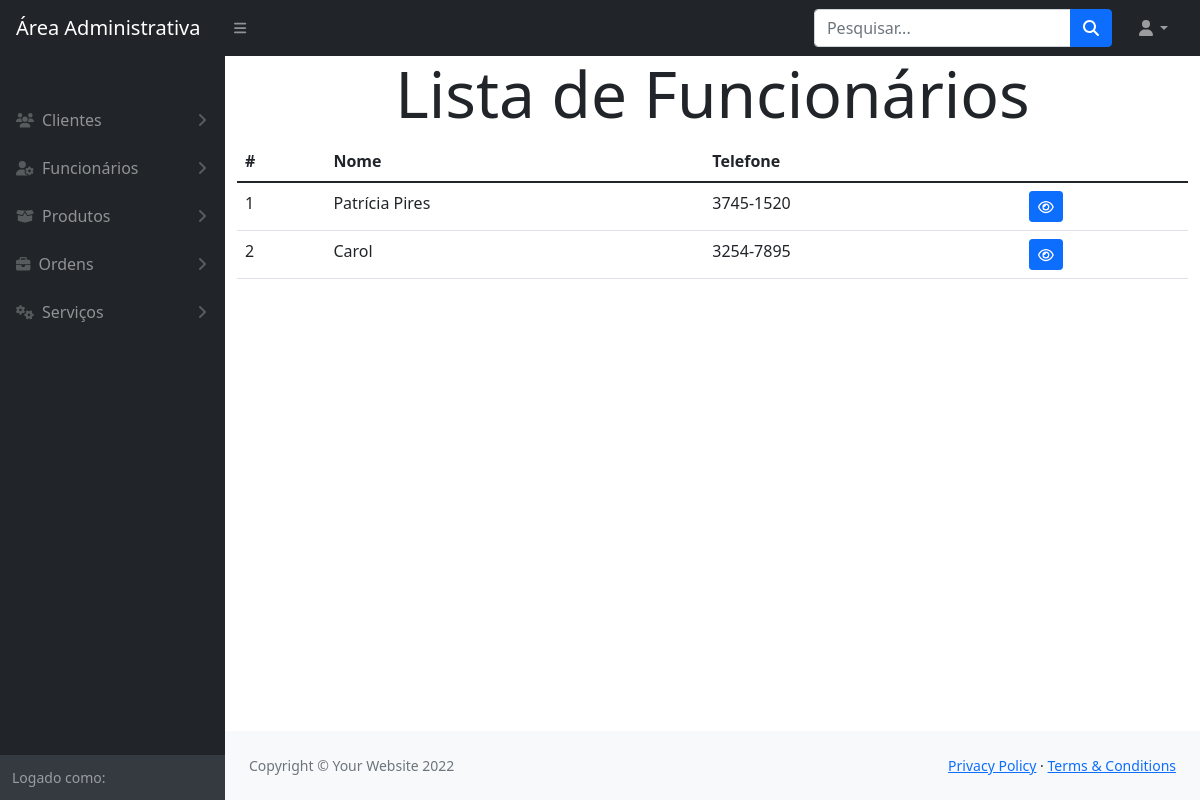
/modulos/funcionarios/index.php, run on the app's committed database.
### tables this page shows
CREATE TABLE `funcionario` (
  `IDFUN` int(11) NOT NULL,
  `nomeFUN` varchar(105) NOT NULL,
  `emailFUN` varchar(105) NOT NULL,
  `cnpjFUN` varchar(25) NOT NULL,
  `telFUN` varchar(20) NOT NULL
);

### funcoes/conexao.php (called while the page is built, shortened)
<?php
    function retornaDados($sql)
    {
        $pdo = $GLOBALS['conexaoBanco'];
        $resultado = $pdo->query($sql);
        return $resultado->fetchAll();
    }
?>

### modulos/funcionarios/index.php (the view, shortened to what this page needs)
<?php
    $sql = "SELECT * FROM funcionario";
    $funcionarios = retornaDados($sql);
?>
<!DOCTYPE html>
<html lang="en">
    <?php include_once path('template/head.php') ?>
    <body class="sb-nav-fixed">
        <?php include_once path('template/navbar.php') ?>
        <div id="layoutSidenav">
            <?php include_once path('template/sidebar.php') ?>
            <div id="layoutSidenav_content">
                <main class="container">
                    <h1 class="text-center display-3">Lista de Funcionários</h1>
                    <table class="table">
                        <thead>
                            <tr>
                                <th>#</th>
                                <th>Nome</th>
                                <th>Telefone</th>
                                <th></th>
                            </tr>
                        </thead>
                        <tbody>
                            <?php foreach($funcionarios as $funcionario){ ?>
                                <tr>
                                    <td><?= $funcionario['IDFUN'] ?></td>
                                    <td><?= $funcionario['nomeFUN'] ?></td>
                                    <td><?= $funcionario['telFUN'] ?></td>
                                    <td>
                                        <a class="btn btn-primary btn-sm" href="visualizar.php?id=<?= $funcionario['IDFUN'] ?>"><i class="fa-regular fa-eye"></i></a>
                                    </td>
                                </tr>
                            <?php } ?>
                        </tbody>
                    </table>
                </main>
                <?php include_once path('template/footer.php') ?>
            </div>
        </div>
    </body>
</html>

### data on the page
funcionario: IDFUN "1", nomeFUN "Patrícia Pires", telFUN "3745-1520"
funcionario: IDFUN "2", nomeFUN "Carol", telFUN "3254-7895"
